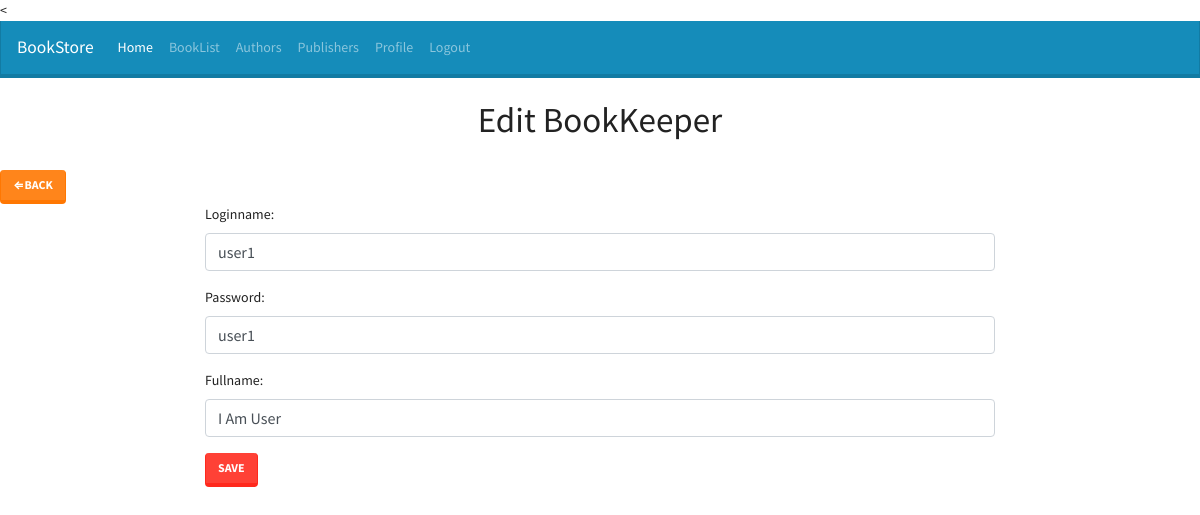
The app's page /BookKeeper/BookKeeperEdit/2 (signed in) with its own data.
### BookKeeper/models.py (models this page shows, shortened)
class BookKeeper(models.Model):
	loginname = models.CharField(max_length=30)
	password = models.CharField(max_length=10)
	fullname = models.CharField(max_length=40)

### BookKeeper/views.py (the view)
# urls.py: url(r'BookKeeperEdit/(?P<pk>\d+)$', views.bookkeeper_edit, name='BookKeeperEdit'),
def bookkeeper_edit(request, pk, template_name="bookkeeper_edit.html"):
	login_status = request.session['login_status']
	fullname = request.session['user_fullname']
	loginname = request.session['loginname']
	if(login_status=="1"):
		b = get_object_or_404(BookKeeper, pk=pk)	#selct * from books where pk=8
		form = BookKeeperForm(request.POST or None, instance=b)
		if form.is_valid():
			form.save()         #update int query
			return redirect('BookKeeper:BookKeeperList')
		return render(request, template_name, {"form":form})
	else:
		return redirect("BookKeeper:home")

### BookKeeper/views.py
class BookKeeperForm(ModelForm):
    class Meta:
        model = BookKeeper
        fields = ['id', 'loginname','password','fullname']

### BookKeeper/templates/bookkeeper_edit.html (shortened to what this page needs)
{% load static %}
<!DOCTYPE html>
<html>
<head>
	<link rel="stylesheet" type="text/css" href="{% static 'css/bootstrap.min.css' %}">
</head>
<body>
<<nav class="navbar navbar-expand-lg navbar-dark bg-primary">
  <a class="navbar-brand" href="#">BookStore</a>
  <div class="collapse navbar-collapse" id="navbarColor01">
    <ul class="navbar-nav mr-auto">
      <li class="nav-item">
        <a class="nav-link active" href="{%url 'BookKeeper:dashboard'%}">Home</a>
      </li>
      <li class="nav-item">
        <a class="nav-link" href="{%url 'BookKeeper:BookList'%}">BookList</a>
      </li>
      <li class="nav-item">
        <a class="nav-link" href="{%url 'BookKeeper:AuthorList'%}">Authors</a>
      </li>
      <li class="nav-item">
        <a class="nav-link" href="#">Publishers</a>
      </li>
      <li class="nav-item">
        <a class="nav-link" href="#">Profile</a>
      </li>
       <li class="nav-item">
        <a class="nav-link" href="{%url 'BookKeeper:logout'%}">Logout</a>
      </li>
    </ul>
  </div>
</nav>
<br/>
<center><h1>Edit BookKeeper</h1></center>
<br/>
<a href="BookKeeperList" class="btn btn-warning">&lArr;Back</a>
<div class="row">
	<div class="col-lg-2 col-md-2">&nbsp;</div>
	<div class="col-lg-8 col-md-8 col-sm-12">
		<form method="POST">
			{{ form.as_p}}
			<input type="submit" class="btn btn-danger" value="Save">
		</form>
	</div>
	<div class="col-lg-2 col-md-2">
	</div>
</div>
</body>
</html>

### BookKeeper/templates/bookkeeper_edit.html (style rules this page uses)
input[type="text"], input[type="number"], select { display: block; width: 100%; height: calc(1.5em + .75rem + 2px); padding: .375rem .75rem; font-size: 1rem; font-weight: 400; line-height: 1.5; color: #495057; background-color: #fff; background-clip: padding-box; border: 1px solid #ced4da; border-radius: .25rem; transition: border-color .15s ease-in-out,box-shadow .15s ease-in-out; }

### records on screen
BookKeeper: loginname "user1", password "user1", fullname "I Am User"
